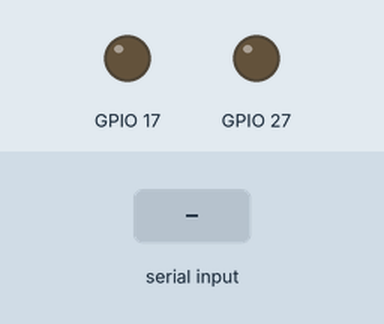
Simulated run of this program. Board: Raspberry Pi (BCM pin numbers). Parts: output pins drawn as LEDs (lit = HIGH). The test bench sets the inputs (shaded band). What the program prints to the terminal is not drawn. At 4.8 s the program stops and its outputs stay as they are.

Above: at 1.2 s.
1.3 s: "1" typed at the terminal, then Enter
2.8 s: "0" typed at the terminal, then Enter
At 3.5 s:
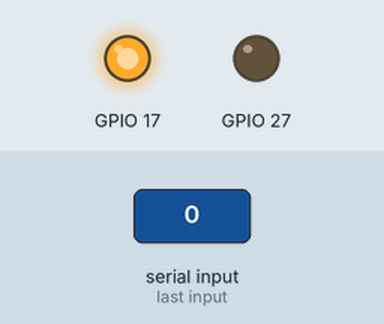
Timing chart, 0 to 6.3 s (numbered marks = the images above; inputs shaded):
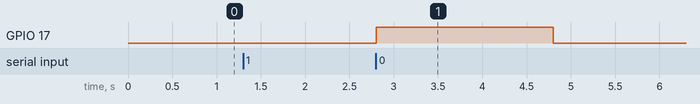

Measured:
- after the input at 1.3 s, every drawn part: stays the same
- after the input at 2.8 s, GPIO 17: LOW → HIGH at once, → LOW 2.0 s later

The program:

5-led_blink_3.py
```python
#!/usr/bin/env python
# -*- coding: utf-8 -*-
#

from time import sleep
import RPi.GPIO as GPIO


GPIO.setmode(GPIO.BCM)

GPIO.setup(17,GPIO.OUT)
GPIO.setup(27,GPIO.OUT)

print("Γεια σου επισκέπτη!")
print('Πες μου το 1ο νούμερo:')
user_num_1 = input()
print('Πες μου το 2ο νούμερo:')
user_num_2 = input()


compare_num = user_num_1 == user_num_2

if compare_num == True:
	print('Τα δύο νούμερα είναι ίδια!')
	GPIO.output(17,GPIO.HIGH)
	GPIO.output(27,GPIO.HIGH)
	sleep(2)
	GPIO.output(17,GPIO.LOW)
	GPIO.output(27,GPIO.LOW)
else:
	if compare_num == False and user_num_1 > user_num_2 :
		print('Τα δύο νούμερα είναι διαφορετικά και το 1ο είναι μεγαλύτερο από το 2ο!')
		GPIO.output(17,GPIO.HIGH)
		sleep(2)
		GPIO.output(17,GPIO.LOW)
	else:
		print('Τα δύο νούμερα είναι διαφορετικά και το 2ο είναι μεγαλύτερο από το 1ο!')
		GPIO.output(27,GPIO.HIGH)
		sleep(2)
		GPIO.output(27,GPIO.LOW)
#
GPIO.cleanup()
```
